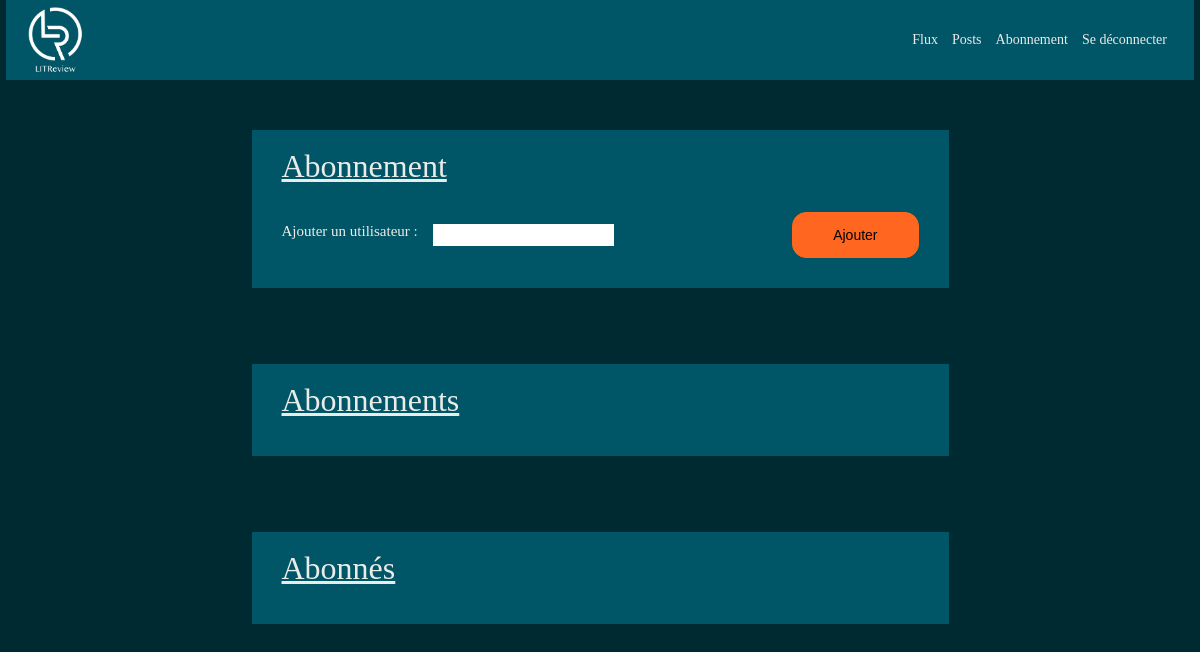
The app's page /follows/ (signed in), older data.
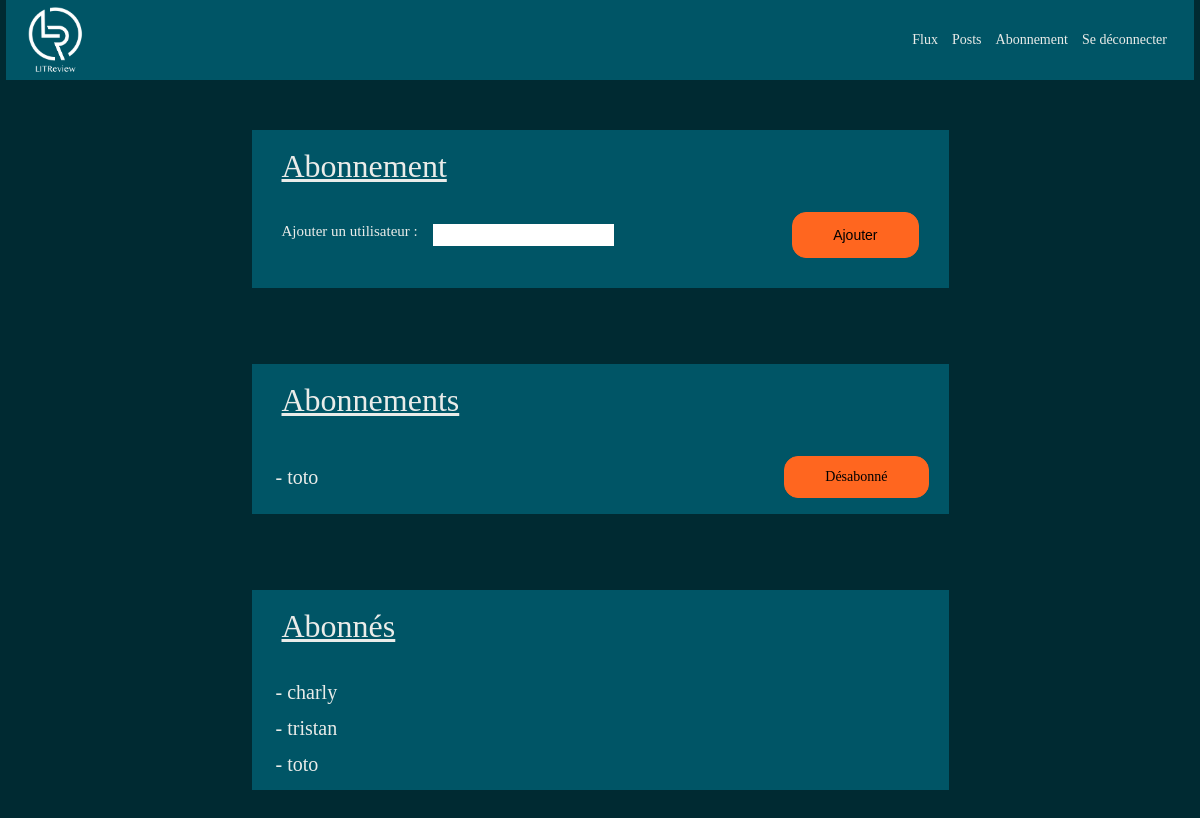
The same page, newer data.
### blog/models.py (models this page shows)
class UserFollows(models.Model):
    subscriber = models.ForeignKey(
        settings.AUTH_USER_MODEL, on_delete=models.CASCADE, null=True)
    subscription = models.CharField(max_length=128, blank=False, null=True)
    start_date = models.DateTimeField(auto_now_add=True, null=True)
    class Meta:
        unique_together = ('subscriber', 'subscription')

### authentication/models.py (models this page shows)
class User(AbstractUser):
    pass

### blog/views.py (the view)
# urls.py: path('follows/', views.follows, name='follows'),
@login_required
def follows(request):
    form = UserFollowsForm()
    data_subscriber_follows = UserFollows.objects.filter(subscriber=request.user).all()
    data_subscription_follows = UserFollows.objects.filter(subscription=request.user).all()
    if request.method == 'POST':
        form = UserFollowsForm(request.POST, user=request.user)
        if form.is_valid():
            form.instance.subscriber = request.user
            form.save()
            return redirect('follows')
    return render(request,
                  "blog/follows.html",
                  {'form': form,
                   'data_subscriber_follows': data_subscriber_follows,
                   'data_subscription_follows': data_subscription_follows}
                  )

### blog/forms.py (shortened to what this page needs)
class UserFollowsForm(forms.ModelForm):
    def __init__(self, *args, **kwargs):
        self.user = kwargs.pop('user', None)
        super(UserFollowsForm, self).__init__(*args, **kwargs)
    class Meta:
        model = UserFollows
        fields = ("subscription",)
        labels = {
            "subscription": "Ajouter un utilisateur",
        }

### blog/templates/blog/follows.html (shortened to what this page needs)
{% extends "base.html" %}
{% block page %}
    <section class="block_form_follows">
        <h1>Abonnement</h1>
        <form action="" method="post">
            {{ form.as_p }}
            <input type="submit" value="Ajouter">
        </form>
    </section>
    <section class="block_subscriber_follows">
        <h1>Abonnements </h1>
        {% for subscriber in data_subscriber_follows %}
            <h2>- {{ subscriber.subscription }} <a href="{% url 'unfollows' subscriber.id%}"><p class="button">Désabonné</p></a></h2>
        {% endfor %}
    </section>
    <section class="block_subscription_follows">
        <h1>Abonnés</h1>
        {% for subscription in data_subscription_follows %}
            <h2>- {{ subscription.subscriber }} </h2>
        {% endfor %}
    </section>
{% endblock %}

Row changes from the older to the newer data that the page shows:
added UserFollows: subscription "toto", shown under "Abonnements"
added UserFollows: subscriber "charly", shown under "Abonnés"
added UserFollows: subscriber "tristan", shown under "Abonnés"
added UserFollows: subscriber "toto", shown under "Abonnés"
